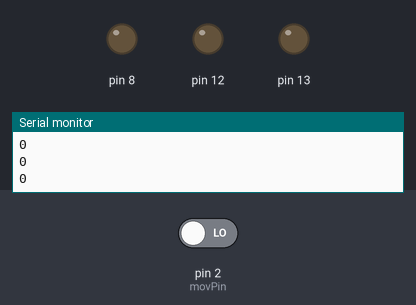
The sketch below on a simulated Arduino Uno, built with avr-gcc and run on an emulated ATmega328P. Parts: output pins drawn as LEDs (lit = HIGH), the last lines printed to the serial monitor. Inputs (shaded band) come from the test bench; at power-on: pin 2 (movPin) LOW.

Above: at 1.2 s.
1.3 s: pin 2 (movPin) driven HIGH
At 1.7 s:
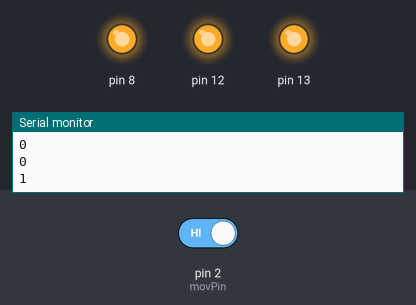
4.3 s: pin 2 (movPin) driven LOW
At 4.9 s:
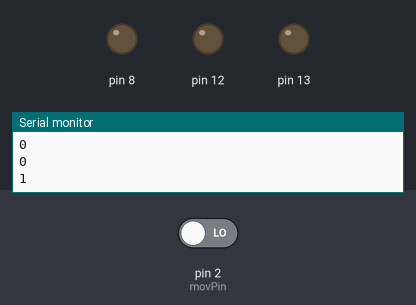
Timing chart, 0 to 7.3 s (numbered marks = the images above; inputs shaded):
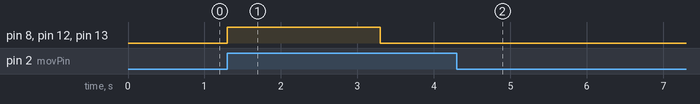

Measured:
- after the input at 1.3 s, pin 8, pin 12, pin 13: LOW → HIGH at once, → LOW 2.0 s later
- after the input at 4.3 s, pin 8, pin 12, pin 13: stops changing and stays LOW

The sketch:

code_for_track.ino
```cpp
const int movPin = 2;
int g;
void setup() {
  Serial.begin(9600);
  pinMode(movPin, INPUT);
  pinMode(12, OUTPUT);
  pinMode(8, OUTPUT);
  pinMode(13, OUTPUT);
  } void loop(){
   int val = digitalRead(movPin);
   Serial.println(val);
   if ((val==1)and(g==0)){
     digitalWrite(8, HIGH);
     digitalWrite(12, HIGH);
     digitalWrite(13, HIGH);
     g=1;
     delay(2000);
     val = digitalRead(movPin);
     if ((val==1)and(g==1)){
      digitalWrite(8, LOW);
      digitalWrite(12, LOW);
      digitalWrite(13, LOW);
      g=0;
      delay(2000);
    }
   }
   delay(100);
   }
```
